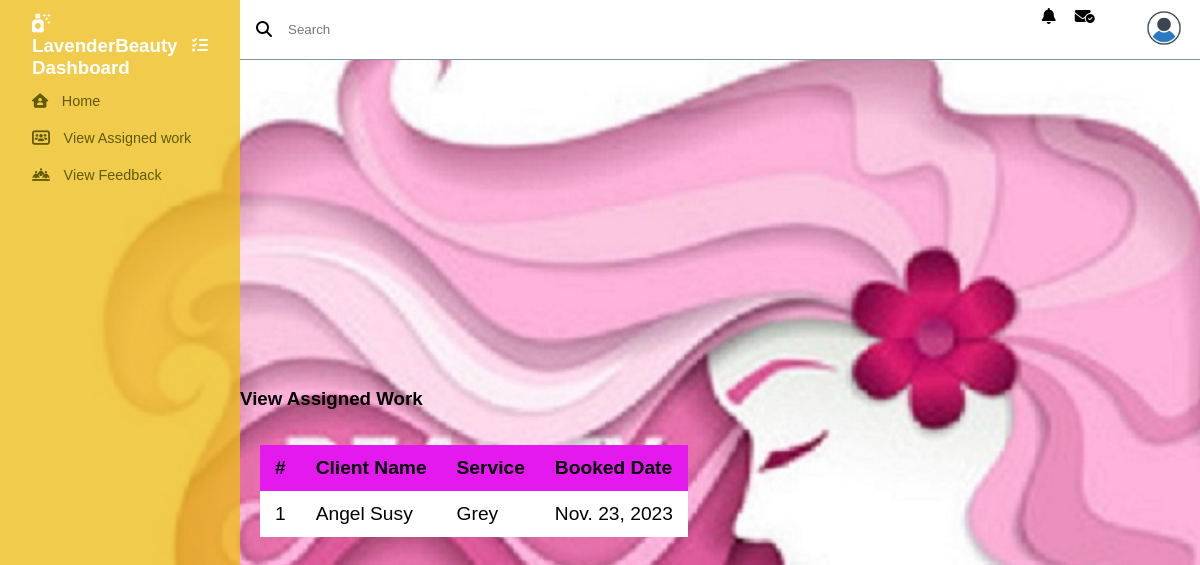
/shopboutique/Viewassigned/ (signed in), run on the app's committed database.
### Admin/models.py (models this page shows)
class tbl_assignstaff(models.Model):
    staff=models.ForeignKey(tbl_staffreg,on_delete=models.CASCADE)
    booking=models.ForeignKey('Userboutique.tbl_bookingservice',on_delete=models.CASCADE)
    assign_status=models.IntegerField(default='0')

class tbl_addservices(models.Model):
    servicesdetail=models.CharField(max_length=40)
    rate=models.CharField(max_length=35)
    image=models.FileField(upload_to="Hairstylepic/")
    servicestypes=models.ForeignKey(tbl_typesofservices,on_delete=models.CASCADE)

### Userboutique/models.py (models this page shows)
class tbl_bookingservice(models.Model):
    booking_status=models.CharField(max_length=1,default='0')
    booking_date=models.DateField(auto_now_add=True,null=True)
    booked_date=models.DateField(null=True)
    user=models.ForeignKey(tbl_user,on_delete=models.CASCADE)
    services=models.ForeignKey(tbl_addservices,on_delete=models.CASCADE,null=True)

### Guest/models.py (models this page shows)
class tbl_user(models.Model):
    name=models.CharField(max_length=40)
    username=models.CharField(max_length=40)
    phone=models.CharField(max_length=35)
    email=models.CharField(max_length=40)
    gender=models.CharField(max_length=25)
    password=models.CharField(max_length=35)
    image=models.FileField(upload_to="Userpic/")

### Shop/views.py (the view)
# urls.py: path('Viewassigned/',views.viewassigned,name="viewassigned"),
def viewassigned(request):
    if 'sid' in request.session:
        booking=tbl_bookingservice.objects.all()
        assigndata=tbl_assignstaff.objects.filter(assign_status=1)
        return render(request,'Shop/Viewassigned.html',{'assignstaff':assigndata})
    else:
        return redirect('webguest:login')

### Shop/Templates/Shop/Viewassigned.html (shortened to what this page needs)
{% extends 'Shop/Header.html' %}
{% load static %}
{% block content%}
<!DOCTYPE html>
<html lang="en">
<head>
</head>
<body>
    <h3>View Assigned Work</h3>
    <table class="content-table">
        <tr>
            <th>#</th>
            <th>Client Name</th>
            <th>Service</th>
            <th>Booked Date</th>
        </tr>
        {% for l in assignstaff %}
        <tr>
            <td>{{forloop.counter}}</td>
            <td>{{l.booking.user.name}}</td>
            <td>{{l.booking.services.servicesdetail}}</td>
            <td>{{l.booking.booked_date}}</td>
        </tr>
        {% endfor %}
    </table>
</body>
</html>
{% endblock content %}

### Shop/Templates/Shop/Header.html (style rules this page uses)
* { font-family: 'Poppins', sans-serif; margin: 0; padding: 0; text-decoration: none; list-style-type: none; box-sizing: border-box; }

### data on the page
tbl_assignstaff: booking.user.name "Angel Susy", booking.services.servicesdetail "Grey", booking.booked_date "Nov. 23, 2023"
